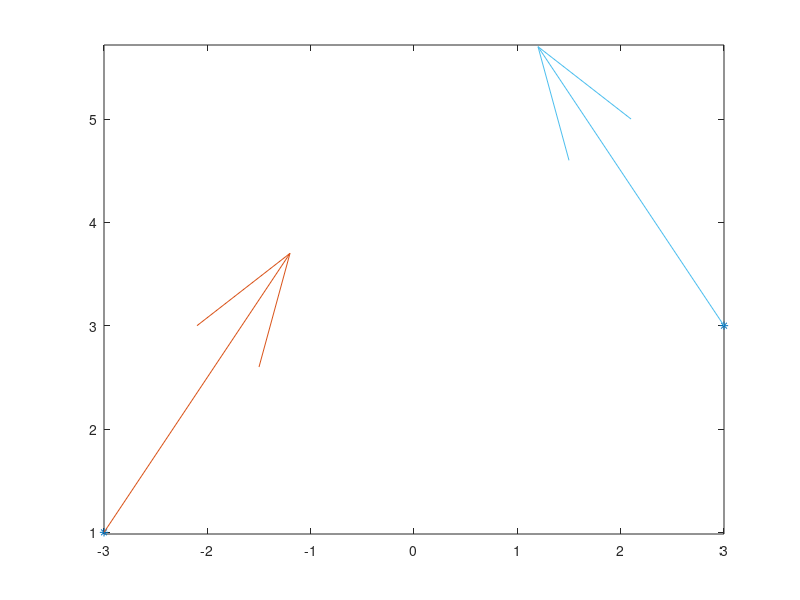

MATLAB code to generate this figure: (Note: this script raises an error after producing the figure.)
px = [-3,3];
py = [1, 3];
vx = [2,-2];
vy = [3, 3];
plot(px,py,'*');
axis equal;
hold on;
quiver(px(1),py(1),vx(1),vy(1));
quiver(px(2),py(2),vx(2),vy(2));
syms b3 b2 b1 b0 a3 a2 a1 a0 t
t0 = -1; t1 = 1;
x(t) = a3*t^3 + a2*t^2 + a1*t + a0;
y(t) = b3*t^3 + b2*t^2 + b1*t + b0;
xd(t) = diff(x(t),t);
yd(t) = diff(y(t),t);
ex = [
    x(t0) == px(1),...
    x(t1) == px(2),...
    xd(t0) == vx(1),...
    xd(t1) == vx(2)
    ];
ey = [
    y(t0) == py(1),...
    y(t1) == py(2),...
    yd(t0) == vy(1),...
    yd(t1) == vy(2)
    ];
mx = solve(ex,[a3 a2 a1 a0]);
my = solve(ey,[b3 b2 b1 b0]);
cx(t) = mx.a3*t^3 + mx.a2*t^2 + mx.a1*t + mx.a0;
cy(t) = my.b3*t^3 + my.b2*t^2 + my.b1*t + my.b0;

fplot(cx(t),cy(t),[t0 t1]);


%second curve
 px2 = [px(2),10];
 py2 = [py(2), 6];
 vx2 = [3];
 vy2 = [-6];
 syms c3 c2 c1 c0 d3 d2 d1 d0
 t3 = -1; t4 = 2;
 plot(px2,py2,'*');
 quiver(px2(2),py2(2),vx2(1),vy2(1));
 x2(t)= c3*t^3 + c2*t^2 + c1*t + c0;
 y2(t) = d3*t^3 + d2*t^2 + d1*t + d0;
 xd2(t) = diff(x2(t),t);
 yd2(t) = diff(y2(t),t);
 ex2 = [
     x2(t3) == px2(1),...
     x2(t4) == px2(2),...
     xd2(t3) == vx(2)*2,...
     xd2(t4) == vx2(1)
     ];
 ey2 = [
     y2(t3) == py2(1),...
     y2(t4) == py2(2),...
     yd2(t3) == vy(2)*2,...
     yd2(t4) == vy2(1)
     ];
 mx2 = solve(ex2,[c3 c2 c1 c0]);
 my2 = solve(ey2,[d3 d2 d1 d0]);
 cx2(t) = mx2.c3*t^3 + mx2.c2*t^2 + mx2.c1*t + mx2.c0;
 cy2(t) = my2.d3*t^3 + my2.d2*t^2 + my2.d1*t + my2.d0;
 fplot(cx2(t),cy2(t),[t3 t4])
